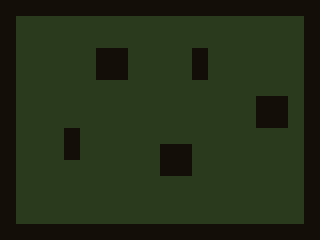

Rendered tile map (Tiled .tmx) drawn with the repository's tilesets; below, a short description and the full map source, tile grids included:
An orthogonal 20x15 tile map with 16x16 px tiles, 2 tile layers (ground, collision).

<map version="1.10" tiledversion="1.10.0" orientation="orthogonal" renderorder="right-down" width="20" height="15" tilewidth="16" tileheight="16" infinite="0" nextlayerid="3" nextobjectid="1">
 <tileset firstgid="1" name="forest_dead" tilewidth="16" tileheight="16" tilecount="4" columns="2">
  <image source="../tilesets/forest_dead_placeholder.png" width="32" height="32" />
 </tileset>
 <layer id="1" name="ground" width="20" height="15">
  <data encoding="csv">
1,1,1,1,1,1,1,1,1,1,1,1,1,1,1,1,1,1,1,1,
1,1,1,1,1,1,1,1,1,1,1,1,1,1,1,1,1,1,1,1,
1,1,1,1,1,1,1,1,1,1,1,1,1,1,1,1,1,1,1,1,
1,1,1,1,1,1,1,1,1,1,1,1,1,1,1,1,1,1,1,1,
1,1,1,1,1,1,1,1,1,1,1,1,1,1,1,1,1,1,1,1,
1,1,1,1,1,1,1,1,1,1,1,1,1,1,1,1,1,1,1,1,
1,1,1,1,1,1,1,1,1,1,1,1,1,1,1,1,1,1,1,1,
1,1,1,1,1,1,1,1,1,1,1,1,1,1,1,1,1,1,1,1,
1,1,1,1,1,1,1,1,1,1,1,1,1,1,1,1,1,1,1,1,
1,1,1,1,1,1,1,1,1,1,1,1,1,1,1,1,1,1,1,1,
1,1,1,1,1,1,1,1,1,1,1,1,1,1,1,1,1,1,1,1,
1,1,1,1,1,1,1,1,1,1,1,1,1,1,1,1,1,1,1,1,
1,1,1,1,1,1,1,1,1,1,1,1,1,1,1,1,1,1,1,1,
1,1,1,1,1,1,1,1,1,1,1,1,1,1,1,1,1,1,1,1,
1,1,1,1,1,1,1,1,1,1,1,1,1,1,1,1,1,1,1,1
  </data>
 </layer>
 <layer id="2" name="collision" width="20" height="15">
  <data encoding="csv">
2,2,2,2,2,2,2,2,2,2,2,2,2,2,2,2,2,2,2,2,
2,0,0,0,0,0,0,0,0,0,0,0,0,0,0,0,0,0,0,2,
2,0,0,0,0,0,0,0,0,0,0,0,0,0,0,0,0,0,0,2,
2,0,0,0,0,0,2,2,0,0,0,0,2,0,0,0,0,0,0,2,
2,0,0,0,0,0,2,2,0,0,0,0,2,0,0,0,0,0,0,2,
2,0,0,0,0,0,0,0,0,0,0,0,0,0,0,0,0,0,0,2,
2,0,0,0,0,0,0,0,0,0,0,0,0,0,0,0,2,2,0,2,
2,0,0,0,0,0,0,0,0,0,0,0,0,0,0,0,2,2,0,2,
2,0,0,0,2,0,0,0,0,0,0,0,0,0,0,0,0,0,0,2,
2,0,0,0,2,0,0,0,0,0,2,2,0,0,0,0,0,0,0,2,
2,0,0,0,0,0,0,0,0,0,2,2,0,0,0,0,0,0,0,2,
2,0,0,0,0,0,0,0,0,0,0,0,0,0,0,0,0,0,0,2,
2,0,0,0,0,0,0,0,0,0,0,0,0,0,0,0,0,0,0,2,
2,0,0,0,0,0,0,0,0,0,0,0,0,0,0,0,0,0,0,2,
2,2,2,2,2,2,2,2,2,2,2,2,2,2,2,2,2,2,2,2
  </data>
 </layer>
</map>
